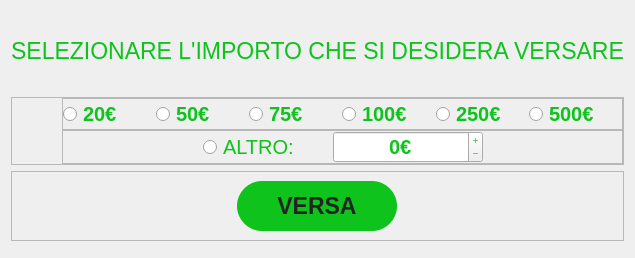
      <widget class="QWidget" name="page_3">
       <layout class="QVBoxLayout" name="verticalLayout_6">
        <item>
         <widget class="QLabel" name="label_12">
          <property name="minimumSize">
           <size>
            <width>0</width>
            <height>80</height>
           </size>
          </property>
          <property name="maximumSize">
           <size>
            <width>16777215</width>
            <height>200</height>
           </size>
          </property>
          <property name="font">
           <font>
            <pointsize>17</pointsize>
            <bold>false</bold>
           </font>
          </property>
          <property name="styleSheet">
           <string notr="true">color: #0dc31c;</string>
          </property>
          <property name="text">
           <string>SELEZIONARE L'IMPORTO CHE SI DESIDERA VERSARE</string>
          </property>
          <property name="textFormat">
           <enum>Qt::RichText</enum>
          </property>
          <property name="alignment">
           <set>Qt::AlignCenter</set>
          </property>
         </widget>
        </item>
        <item>
         <widget class="QFrame" name="frame_9">
          <property name="frameShape">
           <enum>QFrame::StyledPanel</enum>
          </property>
          <property name="frameShadow">
           <enum>QFrame::Raised</enum>
          </property>
          <layout class="QVBoxLayout" name="verticalLayout_5">
           <property name="spacing">
            <number>0</number>
           </property>
           <property name="leftMargin">
            <number>50</number>
           </property>
           <property name="topMargin">
            <number>0</number>
           </property>
           <property name="rightMargin">
            <number>0</number>
           </property>
           <property name="bottomMargin">
            <number>0</number>
           </property>
           <item>
            <widget class="QFrame" name="frame_10">
             <property name="frameShape">
              <enum>QFrame::StyledPanel</enum>
             </property>
             <property name="frameShadow">
              <enum>QFrame::Raised</enum>
             </property>
             <layout class="QHBoxLayout" name="horizontalLayout_6">
              <property name="spacing">
               <number>0</number>
              </property>
              <property name="leftMargin">
               <number>0</number>
              </property>
              <property name="topMargin">
               <number>0</number>
              </property>
              <property name="rightMargin">
               <number>0</number>
              </property>
              <property name="bottomMargin">
               <number>0</number>
              </property>
              <item>
               <widget class="QRadioButton" name="radioButton_8">
                <property name="font">
                 <font>
                  <pointsize>15</pointsize>
                  <bold>true</bold>
                 </font>
                </property>
                <property name="cursor">
                 <cursorShape>PointingHandCursor</cursorShape>
                </property>
                <property name="styleSheet">
                 <string notr="true">color: #0dc31c;</string>
                </property>
                <property name="text">
                 <string>20€</string>
                </property>
                <attribute name="buttonGroup">
                 <string notr="true">buttonGroup_2</string>
                </attribute>
               </widget>
              </item>
              <item>
               <widget class="QRadioButton" name="radioButton_9">
                <property name="font">
                 <font>
                  <pointsize>15</pointsize>
                  <bold>true</bold>
                 </font>
                </property>
                <property name="cursor">
                 <cursorShape>PointingHandCursor</cursorShape>
                </property>
                <property name="styleSheet">
                 <string notr="true">color: #0dc31c;
</string>
                </property>
                <property name="text">
                 <string>50€</string>
                </property>
                <attribute name="buttonGroup">
                 <string notr="true">buttonGroup_2</string>
                </attribute>
               </widget>
              </item>
              <item>
               <widget class="QRadioButton" name="radioButton_10">
                <property name="font">
                 <font>
                  <pointsize>15</pointsize>
                  <bold>true</bold>
                 </font>
                </property>
                <property name="cursor">
                 <cursorShape>PointingHandCursor</cursorShape>
                </property>
                <property name="styleSheet">
                 <string notr="true">color: #0dc31c;</string>
                </property>
                <property name="text">
                 <string>75€</string>
                </property>
                <attribute name="buttonGroup">
                 <string notr="true">buttonGroup_2</string>
                </attribute>
               </widget>
              </item>
              <item>
               <widget class="QRadioButton" name="radioButton_11">
                <property name="font">
                 <font>
                  <pointsize>15</pointsize>
                  <bold>true</bold>
                 </font>
                </property>
                <property name="cursor">
                 <cursorShape>PointingHandCursor</cursorShape>
                </property>
                <property name="styleSheet">
                 <string notr="true">color: #0dc31c;</string>
                </property>
                <property name="text">
                 <string>100€</string>
                </property>
                <attribute name="buttonGroup">
                 <string notr="true">buttonGroup_2</string>
                </attribute>
               </widget>
              </item>
              <item>
               <widget class="QRadioButton" name="radioButton_12">
                <property name="font">
                 <font>
                  <pointsize>15</pointsize>
                  <bold>true</bold>
                 </font>
                </property>
                <property name="cursor">
                 <cursorShape>PointingHandCursor</cursorShape>
                </property>
                <property name="styleSheet">
                 <string notr="true">color: #0dc31c;</string>
                </property>
                <property name="text">
                 <string>250€</string>
                </property>
                <attribute name="buttonGroup">
                 <string notr="true">buttonGroup_2</string>
                </attribute>
               </widget>
              </item>
              <item>
               <widget class="QRadioButton" name="radioButton_13">
                <property name="font">
                 <font>
                  <pointsize>15</pointsize>
                  <bold>true</bold>
                 </font>
                </property>
                <property name="cursor">
                 <cursorShape>PointingHandCursor</cursorShape>
                </property>
                <property name="contextMenuPolicy">
                 <enum>Qt::ActionsContextMenu</enum>
                </property>
                <property name="layoutDirection">
                 <enum>Qt::LeftToRight</enum>
                </property>
                <property name="styleSheet">
                 <string notr="true">color: #0dc31c;</string>
                </property>
                <property name="text">
                 <string>500€</string>
                </property>
                <attribute name="buttonGroup">
                 <string notr="true">buttonGroup_2</string>
                </attribute>
               </widget>
              </item>
             </layout>
            </widget>
           </item>
           <item>
            <widget class="QFrame" name="frame_11">
             <property name="frameShape">
              <enum>QFrame::StyledPanel</enum>
             </property>
             <property name="frameShadow">
              <enum>QFrame::Raised</enum>
             </property>
             <layout class="QHBoxLayout" name="horizontalLayout_7">
              <property name="spacing">
               <number>0</number>
              </property>
              <property name="leftMargin">
               <number>0</number>
              </property>
              <property name="topMargin">
               <number>0</number>
              </property>
              <property name="rightMargin">
               <number>0</number>
              </property>
              <property name="bottomMargin">
               <number>0</number>
              </property>
              <item>
               <spacer name="horizontalSpacer_3">
                <property name="orientation">
                 <enum>Qt::Horizontal</enum>
                </property>
                <property name="sizeHint" stdset="0">
                 <size>
                  <width>40</width>
                  <height>20</height>
                 </size>
                </property>
               </spacer>
              </item>
              <item>
               <widget class="QRadioButton" name="radioButton_14">
                <property name="minimumSize">
                 <size>
                  <width>130</width>
                  <height>0</height>
                 </size>
                </property>
                <property name="maximumSize">
                 <size>
                  <width>300</width>
                  <height>16777215</height>
                 </size>
                </property>
                <property name="font">
                 <font>
                  <pointsize>15</pointsize>
                  <bold>false</bold>
                 </font>
                </property>
                <property name="styleSheet">
                 <string notr="true">color: #0dc31c;</string>
                </property>
                <property name="text">
                 <string>ALTRO:</string>
                </property>
                <attribute name="buttonGroup">
                 <string notr="true">buttonGroup_2</string>
                </attribute>
               </widget>
              </item>
              <item>
               <widget class="QSpinBox" name="spinBox_2">
                <property name="minimumSize">
                 <size>
                  <width>150</width>
                  <height>30</height>
                 </size>
                </property>
                <property name="maximumSize">
                 <size>
                  <width>200</width>
                  <height>35</height>
                 </size>
                </property>
                <property name="font">
                 <font>
                  <pointsize>15</pointsize>
                  <bold>true</bold>
                 </font>
                </property>
                <property name="layoutDirection">
                 <enum>Qt::LeftToRight</enum>
                </property>
                <property name="styleSheet">
                 <string notr="true">color: #0dc31c;</string>
                </property>
                <property name="wrapping">
                 <bool>true</bool>
                </property>
                <property name="frame">
                 <bool>true</bool>
                </property>
                <property name="alignment">
                 <set>Qt::AlignCenter</set>
                </property>
                <property name="buttonSymbols">
                 <enum>QAbstractSpinBox::PlusMinus</enum>
                </property>
                <property name="suffix">
                 <string>€</string>
                </property>
                <property name="maximum">
                 <number>10000</number>
                </property>
                <property name="singleStep">
                 <number>10</number>
                </property>
                <property name="value">
                 <number>0</number>
                </property>
               </widget>
              </item>
              <item>
               <spacer name="horizontalSpacer_4">
                <property name="orientation">
                 <enum>Qt::Horizontal</enum>
                </property>
                <property name="sizeHint" stdset="0">
                 <size>
                  <width>40</width>
                  <height>20</height>
                 </size>
                </property>
               </spacer>
              </item>
             </layout>
            </widget>
           </item>
          </layout>
         </widget>
        </item>
        <item>
         <widget class="QFrame" name="frame_7">
          <property name="frameShape">
           <enum>QFrame::StyledPanel</enum>
          </property>
          <property name="frameShadow">
           <enum>QFrame::Raised</enum>
          </property>
          <layout class="QHBoxLayout" name="horizontalLayout_5">
           <item>
            <widget class="QPushButton" name="pushButton_7">
             <property name="minimumSize">
              <size>
               <width>160</width>
               <height>50</height>
              </size>
             </property>
             <property name="maximumSize">
              <size>
               <width>160</width>
               <height>50</height>
              </size>
             </property>
             <property name="font">
              <font>
               <pointsize>17</pointsize>
               <bold>true</bold>
              </font>
             </property>
             <property name="cursor">
              <cursorShape>PointingHandCursor</cursorShape>
             </property>
             <property name="styleSheet">
              <string notr="true">background: #0dc31c;
border-radius: 25px;
color: rgb(35, 35, 35);


</string>
             </property>
             <property name="text">
              <string>VERSA</string>
             </property>
            </widget>
           </item>
          </layout>
         </widget>
        </item>
        <item>
         <widget class="QFrame" name="frame_8">
          <property name="frameShape">
           <enum>QFrame::StyledPanel</enum>
          </property>
          <property name="frameShadow">
           <enum>QFrame::Raised</enum>
          </property>
          <widget class="QLabel" name="label_13">
           <property name="geometry">
            <rect>
             <x>30</x>
             <y>40</y>
             <width>800</width>
             <height>40</height>
            </rect>
           </property>
           <property name="minimumSize">
            <size>
             <width>800</width>
             <height>40</height>
            </size>
           </property>
           <property name="maximumSize">
            <size>
             <width>800</width>
             <height>16777215</height>
            </size>
           </property>
           <property name="font">
            <font>
             <pointsize>18</pointsize>
            </font>
           </property>
           <property name="styleSheet">
            <string notr="true">color: #0dc31c;</string>
           </property>
           <property name="text">
            <string>SONO STATI CORRETTAMENTE VERSATI 200 $</string>
           </property>
           <property name="alignment">
            <set>Qt::AlignCenter</set>
           </property>
          </widget>
         </widget>
        </item>
       </layout>
      </widget>
